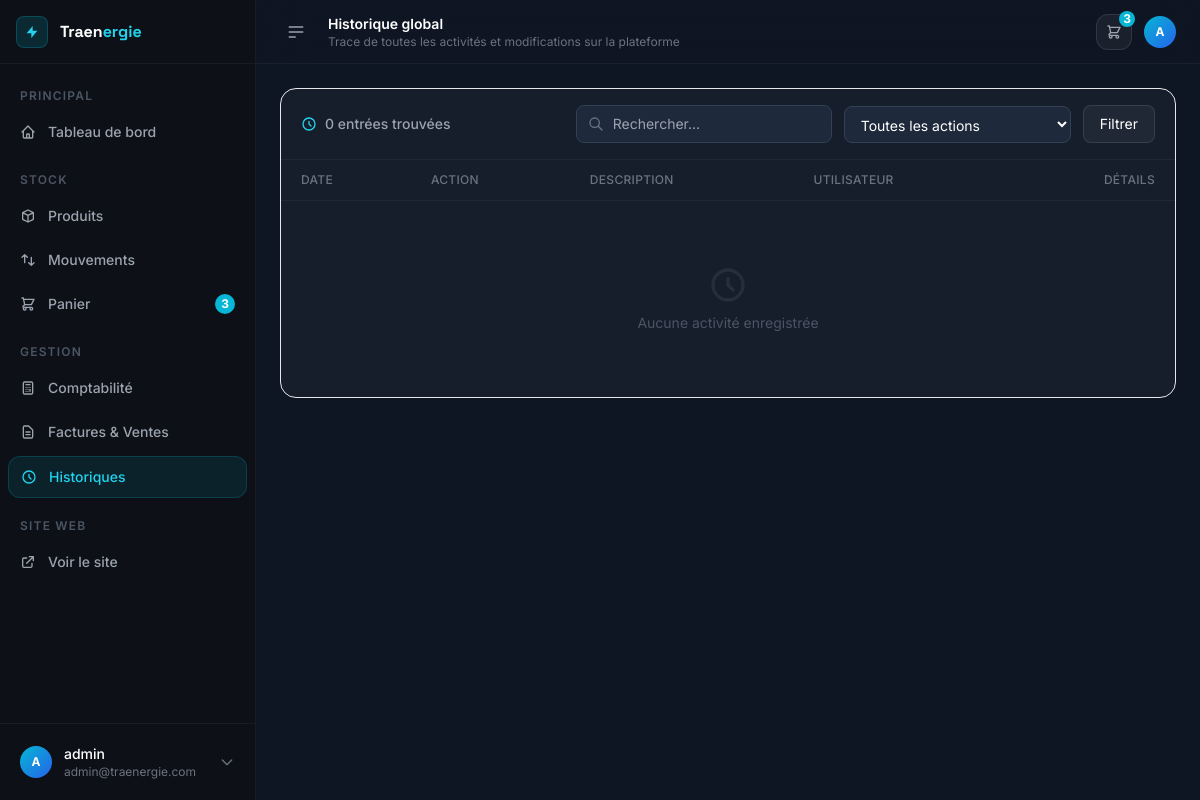
Before: /dashboard/historiques/ (signed in) with the older database file.
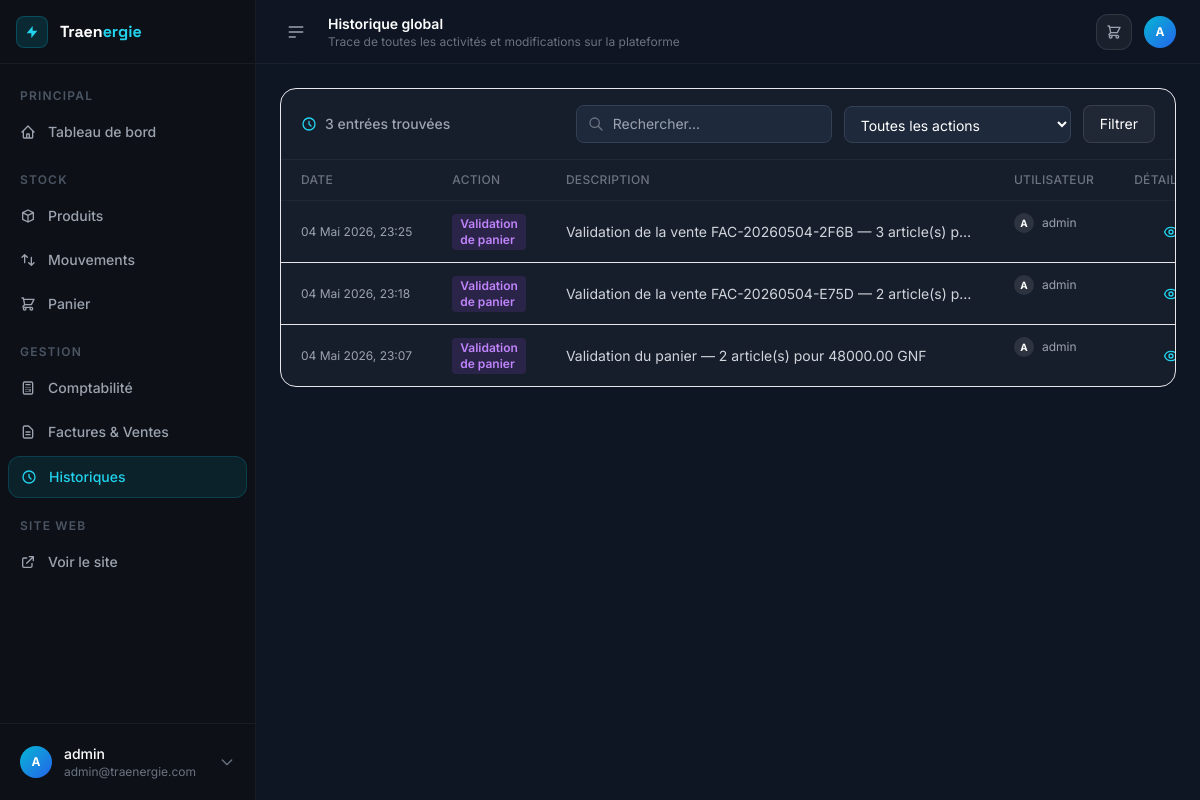
After: the same page with the newer database file.
### apps/dashboard/models.py (models this page shows, shortened)
class DashboardLog(models.Model):
    ACTION_TYPES = [
        ("product_create", "Création de produit"),
        ("product_update", "Modification de produit"),
        ("product_delete", "Suppression de produit"),
        ("stock_in", "Entrée de stock"),
        ("stock_out", "Sortie de stock"),
        ("stock_adjust", "Ajustement de stock"),
        ("stock_return", "Retour de stock"),
        ("cart_checkout", "Validation de panier"),
        ("revenue_add", "Ajout de recette"),
        ("expense_add", "Ajout de dépense"),
        ("transaction_delete", "Suppression de transaction"),
        ("other", "Autre"),
    ]
    action = models.CharField(max_length=30, choices=ACTION_TYPES, verbose_name="Action")
    description = models.TextField(verbose_name="Description")
    details = models.JSONField(default=dict, blank=True, verbose_name="Détails")
    user = models.ForeignKey(
        User, on_delete=models.SET_NULL, null=True, related_name="dashboard_logs", verbose_name="Utilisateur"
    )
    created_at = models.DateTimeField(auto_now_add=True)
    class Meta:
        verbose_name = "Journal d'activité"
        verbose_name_plural = "Journal d'activités"
        ordering = ["-created_at"]

### apps/dashboard/views.py (the view)
# urls.py: path("historiques/", views.HistoriquesView.as_view(), name="historiques"),
class HistoriquesView(LoginRequiredMixin, View):
    def get(self, request):
        logs = DashboardLog.objects.select_related("user").all()
        action = request.GET.get("action", "")
        search = request.GET.get("q", "")
        if action:
            logs = logs.filter(action=action)
        if search:
            logs = logs.filter(description__icontains=search)
        context = {
            "logs": logs[:200],
            "total_logs": logs.count(),
            "selected_action": action,
            "search": search,
            "action_choices": DashboardLog.ACTION_TYPES,
        }
        return render(request, "dashboard/historiques.html", context)

### apps/stock/context_processors.py (called while the page is built)
def cart_context(request):
    cart_count = 0
    cart_total = 0
    if request.user.is_authenticated:
        try:
            cart = request.user.cart
            cart_count = cart.total_items
            cart_total = cart.total_price
        except Cart.DoesNotExist:
            pass
    return {
        "cart_count": cart_count,
        "cart_total": cart_total,
    }

### apps/stock/models.py (called while the page is built)
    @property
    def total_items(self):
        return sum(item.quantity for item in self.items.all())

    @property
    def total_price(self):
        return sum(item.subtotal for item in self.items.all())

    @property
    def subtotal(self):
        return self.product.unit_price * self.quantity

### templates/dashboard/historiques.html (shortened to what the changed rows need)
{% extends "base_dashboard.html" %}
{% load humanize %}
{% block page_title %}Historique global{% endblock %}
{% block content %}
<div class="bg-card border border-white/8 rounded-2xl overflow-hidden" x-data="{ detailModalOpen: false, currentLog: null }">
  <div class="px-5 py-4 border-b border-white/5 flex flex-wrap items-center justify-between gap-4">
    <div class="flex items-center gap-2 text-sm text-gray-400 font-medium">
      <svg class="w-4 h-4 text-cyan-400" fill="none" stroke="currentColor" viewBox="0 0 24 24"><path stroke-linecap="round" stroke-linejoin="round" stroke-width="2" d="M12 8v4l3 3m6-3a9 9 0 11-18 0 9 9 0 0118 0z"/></svg>
      {{ total_logs }} entrées trouvées
    </div>
    <form method="get" class="flex flex-wrap gap-3 items-center">
      <div class="relative">
      </div>
      <select name="action" class="bg-slate-800 border border-slate-700 rounded-lg px-3 py-2 text-white text-sm focus:outline-none focus:border-cyan-500 transition">
      </select>
      <button type="submit" class="px-4 py-2 bg-white/5 hover:bg-white/10 border border-white/10 text-white text-sm rounded-lg transition">
      </button>
    </form>
  </div>
  <div class="overflow-x-auto">
    <table class="w-full text-sm">
      <thead>
        <tr class="border-b border-white/5 bg-white/2">
          <th class="text-left px-5 py-3 text-gray-500 font-medium text-xs uppercase tracking-wide">Date</th>
          <th class="text-left px-5 py-3 text-gray-500 font-medium text-xs uppercase tracking-wide">Action</th>
          <th class="text-left px-5 py-3 text-gray-500 font-medium text-xs uppercase tracking-wide">Description</th>
          <th class="text-left px-5 py-3 text-gray-500 font-medium text-xs uppercase tracking-wide">Utilisateur</th>
          <th class="text-right px-5 py-3 text-gray-500 font-medium text-xs uppercase tracking-wide">Détails</th>
        </tr>
      </thead>
      <tbody class="divide-y divide-white/4">
        {% for log in logs %}
        <tr class="hover:bg-white/2 transition">
          <td class="px-5 py-3 text-gray-400 text-xs whitespace-nowrap">
            {{ log.created_at|date:"d M Y, H:i" }}
          </td>
          <td class="px-5 py-3">
            <span class="inline-flex items-center px-2 py-0.5 rounded text-xs font-semibold
              {% if 'create' in log.action or 'add' in log.action %}bg-green-500/15 text-green-400
              {% elif 'delete' in log.action %}bg-red-500/15 text-red-400
              {% elif 'stock_out' in log.action or 'checkout' in log.action %}bg-purple-500/15 text-purple-400
              {% elif 'update' in log.action or 'adjust' in log.action %}bg-yellow-500/15 text-yellow-400
              {% else %}bg-cyan-500/15 text-cyan-400{% endif %}">
              {{ log.get_action_display }}
            </span>
          </td>
          <td class="px-5 py-3 text-gray-300 max-w-md truncate">
            {{ log.description }}
          </td>
          <td class="px-5 py-3 text-gray-400 text-xs flex items-center gap-2">
            <div class="w-5 h-5 rounded-full bg-white/10 flex items-center justify-center text-[10px] font-bold text-white">
              {% if log.user %}{{ log.user.username|first|upper }}{% else %}S{% endif %}
            </div>
            {{ log.user.username|default:"système" }}
          </td>
          <td class="px-5 py-3 text-right">
            <button @click="fetch(`/dashboard/historiques/{{ log.pk }}/detail/`).then(r => r.json()).then(d => { currentLog = d; detailModalOpen = true })"
                    class="p-1.5 rounded-lg text-cyan-400 hover:bg-cyan-500/10 transition inline-flex" title="Voir les détails">
            </button>
          </td>
        </tr>
        {% empty %}
        <tr>
          <td colspan="5" class="py-16 text-center text-gray-600">
            <svg class="w-10 h-10 mx-auto mb-2 opacity-30" fill="none" stroke="currentColor" viewBox="0 0 24 24"><path stroke-linecap="round" stroke-linejoin="round" stroke-width="2" d="M12 8v4l3 3m6-3a9 9 0 11-18 0 9 9 0 0118 0z"/></svg>
            <p>Aucune activité enregistrée</p>
          </td>
        </tr>
        {% endfor %}
      </tbody>
    </table>
  </div>
</div>
{% endblock %}

### templates/base_dashboard.html (shortened to what the changed rows need)
<!DOCTYPE html>
<html lang="fr" class="h-full">
<head>
  <script src="https://cdn.tailwindcss.com"></script>
  {% load static %}
  <link rel="stylesheet" href="{% static 'css/custom.css' %}">
</head>
<body class="h-full bg-canvas text-gray-100 font-sans antialiased"
      x-data="{ sidebarOpen: true, mobileMenuOpen: false }">
<div class="flex h-full min-h-screen">
  <aside :class="sidebarOpen ? 'w-64' : 'w-16'"
         class="hidden lg:flex flex-col bg-sidebar border-r border-white/5 transition-all duration-300 ease-in-out shrink-0 fixed inset-y-0 left-0 z-40">
    <nav class="flex-1 px-2 py-4 space-y-1 overflow-y-auto">
      <a href="{% url 'dashboard:cart' %}"
         class="flex items-center gap-3 px-3 py-2.5 rounded-xl text-sm font-medium transition
                {% if request.resolver_match.url_name == 'cart' %}bg-cyan-500/10 text-cyan-400 border border-cyan-500/20{% else %}text-gray-400 hover:bg-white/5 hover:text-white{% endif %}">
        <svg class="w-4 h-4 shrink-0" fill="none" stroke="currentColor" viewBox="0 0 24 24"><path stroke-linecap="round" stroke-linejoin="round" stroke-width="2" d="M3 3h2l.4 2M7 13h10l4-8H5.4M7 13L5.4 5M7 13l-2.293 2.293c-.63.63-.184 1.707.707 1.707H17m0 0a2 2 0 100 4 2 2 0 000-4zm-8 2a2 2 0 11-4 0 2 2 0 014 0z"/></svg>
        <span x-show="sidebarOpen" x-transition class="flex-1">Panier</span>
        {% if cart_count > 0 %}
        <span x-show="sidebarOpen" class="ml-auto bg-cyan-500 text-white text-xs font-bold px-1.5 py-0.5 rounded-full">{{ cart_count }}</span>
        {% endif %}
      </a>
    </nav>
  </aside>
  <div :class="sidebarOpen ? 'lg:ml-64' : 'lg:ml-16'"
       class="flex-1 flex flex-col min-w-0 transition-all duration-300">
    <header class="sticky top-0 z-30 flex items-center gap-4 h-16 px-4 lg:px-6 bg-canvas/80 backdrop-blur-xl border-b border-white/5">
      <div class="flex-1">
        <h1 class="text-sm font-semibold text-white">{% block page_title %}Dashboard{% endblock %}</h1>
      </div>
      <div class="flex items-center gap-3">
        <a href="{% url 'dashboard:cart' %}" class="relative flex items-center justify-center w-9 h-9 rounded-xl bg-white/5 hover:bg-white/10 border border-white/10 transition text-gray-400 hover:text-white">
          <svg class="w-4 h-4" fill="none" stroke="currentColor" viewBox="0 0 24 24"><path stroke-linecap="round" stroke-linejoin="round" stroke-width="2" d="M3 3h2l.4 2M7 13h10l4-8H5.4M7 13L5.4 5M7 13l-2.293 2.293c-.63.63-.184 1.707.707 1.707H17m0 0a2 2 0 100 4 2 2 0 000-4zm-8 2a2 2 0 11-4 0 2 2 0 014 0z"/></svg>
          {% if cart_count > 0 %}
          <span class="absolute -top-1 -right-1 w-4 h-4 bg-cyan-500 text-white text-xs font-bold rounded-full flex items-center justify-center">{{ cart_count }}</span>
          {% endif %}
        </a>
      </div>
    </header>
    <main class="flex-1 p-4 lg:p-6 overflow-auto">
      {% block content %}{% endblock %}
    </main>
  </div>
</div>
</body>
</html>

Changed rows visible on the page:
added DashboardLog: created_at "04 Mai 2026, 23:25", action "Validation de panier", description "Validation de la vente FAC-20260504-2F6B — 3 article(s) p…", user.username|first "A", user.username "admin"
added DashboardLog: created_at "04 Mai 2026, 23:18", action "Validation de panier", description "Validation de la vente FAC-20260504-E75D — 2 article(s) p…", user.username|first "A", user.username "admin"
added DashboardLog: created_at "04 Mai 2026, 23:07", action "Validation de panier", description "Validation du panier — 2 article(s) pour 48000.00 GNF", user.username|first "A", user.username "admin"
Other visible differences:
{{ total_logs }}: "0" → "3"
{{ cart_count }}: "3" → (not shown)
text no longer shown: "Aucune activité enregistrée"
